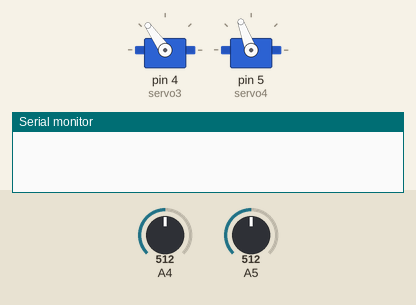
A sketch run on a simulated Arduino Uno, built with avr-gcc and run on an emulated ATmega328P. Shown: 2 × servo, the last lines printed to the serial monitor. Inputs (shaded band) come from the test bench; at power-on: A5 = 512, A4 = 512.

Above: at 1.2 s.
1.3 s: A5 set to 11
2.8 s: A5 set to 8
At 3.1 s:
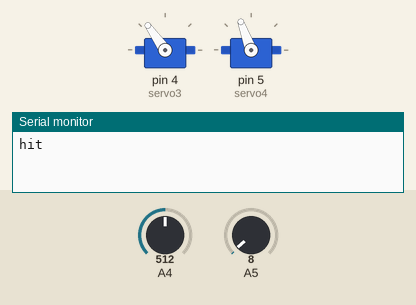
5.8 s: A4 set to 17
8.8 s: A4 set to 13
At 9.54 s:
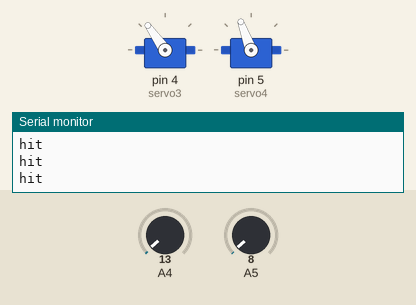
11.8 s: A4 set to 122
At 12.34 s:
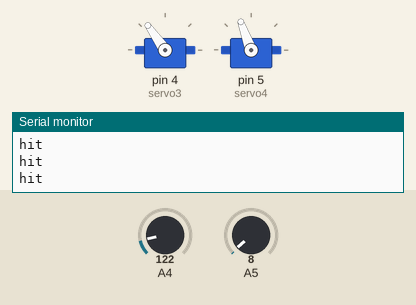
14.8 s: A4 set to 5
At 15.59 s:
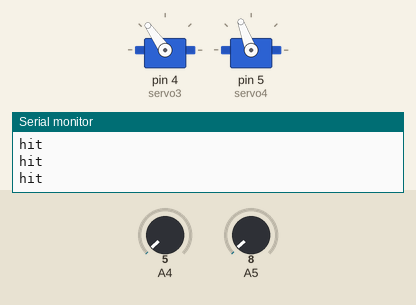
Timing chart, 0 to 18.8 s (numbered marks = the images above; inputs shaded):
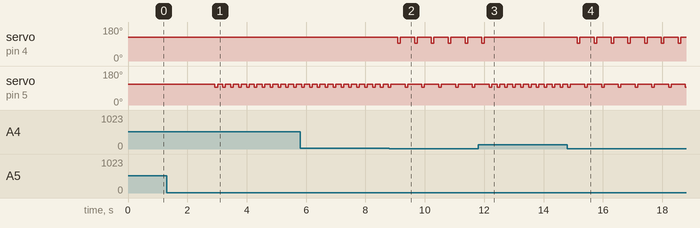

Measured:
- the behaviour switches between 10 and 9 on A5 (found by bisection; images 0 and 1)
- the behaviour switches between 16 and 15 on A4 (found by bisection; images 1 and 2)
- after the input at 1.3 s, every drawn part: stays the same
- after the input at 2.8 s, servo on pin 5 (servo4): alternates 110° for 0.18 s and 95° for 0.09 s, starting after 0.13 s
- after the input at 8.8 s, servo on pin 4 (servo3): alternates 125° for 0.48 s and 95° for 0.09 s, starting after 0.29 s; servo on pin 5 (servo4): alternates 110° for 0.48 s and 95° for 0.09 s, starting after 0.54 s
- after the input at 11.8 s, servo on pin 4 (servo3): goes on until 12.0 s, then stays 125°; servo on pin 5 (servo4): alternates 110° for 0.18 s and 95° for 0.09 s, starting after 0.63 s
- after the input at 14.8 s, servo on pin 4 (servo3): alternates 125° for 0.48 s and 95° for 0.09 s, starting after 0.34 s; servo on pin 5 (servo4): alternates 110° for 0.48 s and 95° for 0.09 s, starting after 0.59 s

The sketch:

_34_test.ino
```cpp
#include <Servo.h>

Servo servo3; //초록색
Servo servo4; //파란색


void setup() {
 servo3.attach(4); //servo3.write(10);
 servo4.attach(5); //servo4.write(10);
 Serial.begin(9600);
}

void loop() {
   int delay0_3 = 175;
   int delay1_3 = 85; //hit
   int delay2_3 = 40;  //init

   int delay0_4 = 120;
   int delay1_4 = 85; //hit
   int delay2_4 = 40;  //init

   int angle_init_3 = 125;       //올라갔을 때 모터 각도
   int angle_hit_3 = 95;        //터치할 때 모터 각도

   int angle_init_4 = 110;
   int angle_hit_4 = 95;        //터치

   servo3.write(angle_init_3);
   servo4.write(angle_init_4);
//   int a= analogRead(A5);
//   Serial.println(a);
   delay(20);
   if(analogRead(A4)<=15)
   {
    delay(delay0_3);
    servo3.write(angle_hit_3);
    delay(delay1_3);
    servo3.write(angle_init_3);
    delay(delay2_3);
   }
   if(analogRead(A5)<=9)
   {
    delay(delay0_4);
    servo4.write(angle_hit_4); Serial.println("hit");
    delay(delay1_4);
    servo4.write(angle_init_4);
    delay(delay2_4);
   }
   char stop = Serial.read();
   if(stop == '0')            //Serial에 0 입력하면 모터 초기 각도로 되돌리고, 모두 멈춤
   {
    servo3.write(angle_init_3);
    servo4.write(angle_init_4);
    delay(1000);
    servo3.detach();
    servo4.detach();
   }
}
```
